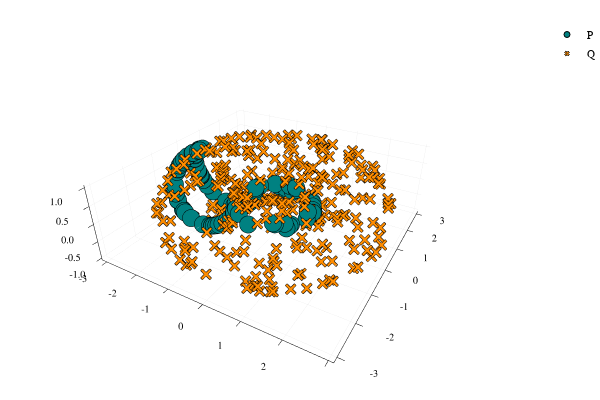

Notebook code cell kept with this figure:
### Markdown cell above
Plot points on 3D

### Code cell
plot_3D(P, Q, P_markersize = 3, Q_markersize = 2)

### Figure 1 — Plotly figure (JSON) as saved in the notebook; plotly's stock layout.template omitted (floating-point values rounded to 4 significant figures; data arrays with more than 128 entries replaced by an {"elided": "..."} marker saying what was removed)
{"data": [{"colorbar": {"title": ""}, "legendgroup": "P", "marker": {"color": "rgba(0, 129, 129, 1.000)", "line": {"color": "rgba(0, 0, 0, 1.000)", "width": 1}, "size": 6, "symbol": "circle"}, "mode": "markers", "name": "P", "showlegend": true, "type": "scatter3d", "x": [0.5066, -0.2003, -2.102, 0.1222, 0.7861, 0.8118, -2.954, 0.7432, 0.6994, 0.9662, -0.81, 0.9867, 0.8462, 0.9553, -1.385, -2.914, -1.12, 0.6574, -0.565, 0.7897, 0.4679, -0.4, -0.1714, -0.4829, 0.7659, 1.007, -2.952, 0.7615, 0.9279, 0.7085, -1.757, 0.006066, 0.1413, -2.95, -0.2442, -0.07716, -0.7964, -0.8664, 0.9981, 0.9982, -2.537, -2.739, -1.667, -0.8924, -0.8845, -2.332, -2.822, -2.892, -2.797, -2.655, -2.907, -2.57, -2.949, -2.749, -1.078, -0.929, -1.46, -0.8932, -2.803, -1.531, -2.355, -0.986, -2.909, -2.74, -1.303, -2.512, -0.882, -1.516, -2.953, -1.384, -1.846, -2.347, -2.62, -0.9005, -2.897, -2.578, -1.126, -2.81, -2.893, -2.927, -1.714, -2.832, -1.292, -0.9688, -2.311, -1.938, -2.93, -2.51, -2.853, -1.195, -1.596, -1.446, -2.91, -2.864, -1.644, -1.329, -2.922, -1.65, -2.796, -2.499], "xaxis": "x1", "y": [-0.8662, 0.9894, 0.6758, 0.9937, 0.6268, -0.6003, 0.5141, -0.7038, -0.72, 0.3009, 0.5883, 0.2632, 0.5441, 0.3802, 0.5682, 0.5701, 0.509, 0.7832, -0.8357, -0.6368, -0.8855, 0.921, -1.012, 0.8765, 0.6902, -0.1295, -0.5186, 0.6882, 0.386, 0.72, 0.636, 1.023, 0.9961, 0.4352, 0.9848, 0.998, -0.6249, -0.5403, -0.0613, -0.06152, -0.679, 0.648, 0.6217, 0.4711, 0.4735, -0.6859, 0.2983, -0.5863, -0.2816, -0.2048, -0.3708, 0.676, 0.5269, -0.2529, -0.4995, 0.4711, 0.5835, -0.4709, -0.629, 0.5974, -0.09107, -0.4799, 0.5738, 0.6477, 0.5504, 0.1448, -0.4748, -0.5945, 0.5181, 0.5678, 0.6487, 0.0888, -0.6702, -0.4701, 0.3607, -0.6752, 0.5103, -0.6266, 0.3561, -0.5569, -0.6293, -0.3059, 0.5479, -0.4768, -0.07785, -0.6602, -0.4, -0.1438, 0.6087, -0.5262, -0.6093, -0.5807, -0.3747, -0.3304, -0.6177, -0.5561, 0.5627, -0.6188, 0.281, -0.1397], "yaxis": "y1", "z": [-0.08308, -0.1377, -0.9782, -0.04961, -0.1039, -0.1385, -0.05313, -0.2157, -0.08647, -0.1539, -0.04745, -0.2049, -0.1095, -0.2357, -0.8644, -0.2477, -0.6384, -0.211, -0.1322, -0.1694, -0.05498, -0.09099, -0.2271, -0.0373, -0.2473, -0.1769, -0.06784, -0.2284, -0.09994, -0.142, -0.9913, -0.2147, -0.1099, 0.1893, -0.1704, -0.04404, -0.1566, -0.204, -0.007793, -0.009939, -0.7794, -0.5801, -0.9754, -0.1347, -0.08013, -0.9026, 0.5465, -0.3089, 0.5852, 0.7483, 0.3662, -0.7536, -0.09565, 0.6489, -0.5842, -0.2855, -0.9038, -0.1392, -0.4875, -0.9344, 0.9344, -0.4288, -0.2615, -0.5783, -0.8104, 0.8564, -0.05814, -0.9284, -0.06608, -0.8634, -0.9991, 0.9372, -0.7102, -0.1773, 0.3925, -0.7471, -0.6454, -0.4767, 0.4044, -0.1997, -0.9847, 0.5284, -0.8022, -0.3914, 0.9501, -0.9989, 0.2881, 0.8579, -0.399, -0.7199, -0.9565, -0.897, 0.3559, 0.4691, -0.9697, -0.8289, -0.2207, -0.9714, 0.5865, 0.8646], "zmax": null, "zmin": null}, {"colorbar": {"title": ""}, "legendgroup": "Q", "marker": {"color": "rgba(255, 141, 0, 1.000)", "line": {"color": "rgba(0, 0, 0, 1.000)", "width": 1}, "size": 4, "symbol": "x"}, "mode": "markers", "name": "Q", "showlegend": true, "type": "scatter3d", "x": {"elided": "300 float values"}, "xaxis": "x1", "y": {"elided": "300 float values"}, "yaxis": "y1", "z": {"elided": "300 float values"}, "zmax": null, "zmin": null}], "layout": {"annotations": [], "height": 400, "legend": {"bgcolor": "rgba(255, 255, 255, 1.000)", "bordercolor": "rgba(0, 0, 0, 1.000)", "font": {"color": "rgba(0, 0, 0, 1.000)", "family": "sans-serif", "size": 11}, "tracegroupgap": 0, "x": 1, "y": 1}, "margin": {"b": 20, "l": 0, "r": 0, "t": 20}, "paper_bgcolor": "rgba(255, 255, 255, 1.000)", "plot_bgcolor": "rgba(255, 255, 255, 1.000)", "scene": {"camera": {"eye": {"x": 1.126, "y": -1.95, "z": 1.3}}, "xaxis": {"anchor": "y1", "domain": [0.03619, 0.9934], "gridcolor": "rgba(0, 0, 0, 0.100)", "gridwidth": 0.5, "linecolor": "rgba(0, 0, 0, 1.000)", "mirror": false, "range": [-3.169, 3.112], "showgrid": true, "showline": true, "showticklabels": true, "tickangle": 0, "tickcolor": "rgb(0, 0, 0)", "tickfont": {"color": "rgba(0, 0, 0, 1.000)", "family": "sans-serif", "size": 11}, "tickmode": "array", "ticks": "inside", "ticktext": ["-3", "-2", "-1", "0", "1", "2", "3"], "tickvals": [-3, -2, -1, 0, 1, 2, 3], "title": "", "titlefont": {"color": "rgba(0, 0, 0, 1.000)", "family": "sans-serif", "size": 15}, "type": "-", "visible": true, "zeroline": false, "zerolinecolor": "rgba(0, 0, 0, 1.000)"}, "yaxis": {"anchor": "x1", "domain": [0.03762, 0.9902], "gridcolor": "rgba(0, 0, 0, 0.100)", "gridwidth": 0.5, "linecolor": "rgba(0, 0, 0, 1.000)", "mirror": false, "range": [-3.152, 3.179], "showgrid": true, "showline": true, "showticklabels": true, "tickangle": 0, "tickcolor": "rgb(0, 0, 0)", "tickfont": {"color": "rgba(0, 0, 0, 1.000)", "family": "sans-serif", "size": 11}, "tickmode": "array", "ticks": "inside", "ticktext": ["-3", "-2", "-1", "0", "1", "2", "3"], "tickvals": [-3, -2, -1, 0, 1, 2, 3], "title": "", "titlefont": {"color": "rgba(0, 0, 0, 1.000)", "family": "sans-serif", "size": 15}, "type": "-", "visible": true, "zeroline": false, "zerolinecolor": "rgba(0, 0, 0, 1.000)"}, "zaxis": {"gridcolor": "rgba(0, 0, 0, 0.100)", "gridwidth": 0.5, "linecolor": "rgba(0, 0, 0, 1.000)", "mirror": false, "range": [-1.06, 1.06], "showgrid": true, "showline": true, "showticklabels": true, "tickangle": 0, "tickcolor": "rgb(0, 0, 0)", "tickfont": {"color": "rgba(0, 0, 0, 1.000)", "family": "sans-serif", "size": 11}, "tickmode": "array", "ticks": "inside", "ticktext": ["-1.0", "-0.5", "0.0", "0.5", "1.0"], "tickvals": [-1, -0.5, 0, 0.5, 1], "title": "", "titlefont": {"color": "rgba(0, 0, 0, 1.000)", "family": "sans-serif", "size": 15}, "type": "-", "visible": true, "zeroline": false, "zerolinecolor": "rgba(0, 0, 0, 1.000)"}}, "showlegend": true, "width": 600}}
